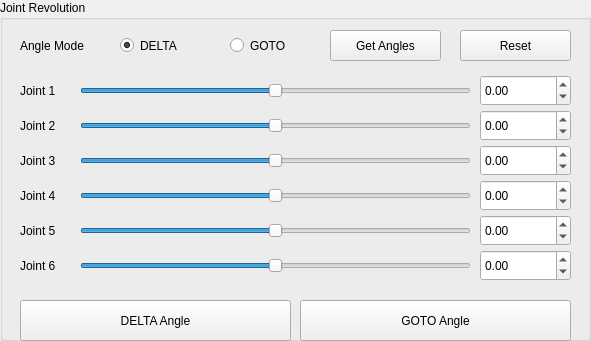
     <widget class="QGroupBox" name="arm1_joint_revolution">
      <property name="geometry">
       <rect>
        <x>650</x>
        <y>430</y>
        <width>591</width>
        <height>341</height>
       </rect>
      </property>
      <property name="title">
       <string>Joint Revolution</string>
      </property>
      <widget class="QSlider" name="arm1_slider_joint1_angle">
       <property name="geometry">
        <rect>
         <x>80</x>
         <y>80</y>
         <width>391</width>
         <height>22</height>
        </rect>
       </property>
       <property name="minimum">
        <number>-165</number>
       </property>
       <property name="maximum">
        <number>165</number>
       </property>
       <property name="orientation">
        <enum>Qt::Horizontal</enum>
       </property>
      </widget>
      <widget class="QLabel" name="label_44">
       <property name="geometry">
        <rect>
         <x>20</x>
         <y>80</y>
         <width>51</width>
         <height>21</height>
        </rect>
       </property>
       <property name="text">
        <string>Joint 1</string>
       </property>
      </widget>
      <widget class="QLabel" name="label_45">
       <property name="geometry">
        <rect>
         <x>20</x>
         <y>30</y>
         <width>91</width>
         <height>31</height>
        </rect>
       </property>
       <property name="text">
        <string>Angle Mode</string>
       </property>
      </widget>
      <widget class="QLabel" name="label_47">
       <property name="geometry">
        <rect>
         <x>20</x>
         <y>115</y>
         <width>51</width>
         <height>21</height>
        </rect>
       </property>
       <property name="text">
        <string>Joint 2</string>
       </property>
      </widget>
      <widget class="QSlider" name="arm1_slider_joint2_angle">
       <property name="geometry">
        <rect>
         <x>80</x>
         <y>115</y>
         <width>391</width>
         <height>22</height>
        </rect>
       </property>
       <property name="minimum">
        <number>-110</number>
       </property>
       <property name="maximum">
        <number>110</number>
       </property>
       <property name="orientation">
        <enum>Qt::Horizontal</enum>
       </property>
      </widget>
      <widget class="QLabel" name="label_48">
       <property name="geometry">
        <rect>
         <x>20</x>
         <y>150</y>
         <width>51</width>
         <height>21</height>
        </rect>
       </property>
       <property name="text">
        <string>Joint 3</string>
       </property>
      </widget>
      <widget class="QSlider" name="arm1_slider_joint3_angle">
       <property name="geometry">
        <rect>
         <x>80</x>
         <y>150</y>
         <width>391</width>
         <height>22</height>
        </rect>
       </property>
       <property name="minimum">
        <number>-70</number>
       </property>
       <property name="maximum">
        <number>70</number>
       </property>
       <property name="orientation">
        <enum>Qt::Horizontal</enum>
       </property>
      </widget>
      <widget class="QLabel" name="label_49">
       <property name="geometry">
        <rect>
         <x>20</x>
         <y>185</y>
         <width>51</width>
         <height>21</height>
        </rect>
       </property>
       <property name="text">
        <string>Joint 4</string>
       </property>
      </widget>
      <widget class="QSlider" name="arm1_slider_joint4_angle">
       <property name="geometry">
        <rect>
         <x>80</x>
         <y>185</y>
         <width>391</width>
         <height>22</height>
        </rect>
       </property>
       <property name="minimum">
        <number>-160</number>
       </property>
       <property name="maximum">
        <number>160</number>
       </property>
       <property name="orientation">
        <enum>Qt::Horizontal</enum>
       </property>
      </widget>
      <widget class="QLabel" name="label_50">
       <property name="geometry">
        <rect>
         <x>20</x>
         <y>220</y>
         <width>51</width>
         <height>21</height>
        </rect>
       </property>
       <property name="text">
        <string>Joint 5</string>
       </property>
      </widget>
      <widget class="QSlider" name="arm1_slider_joint5_angle">
       <property name="geometry">
        <rect>
         <x>80</x>
         <y>220</y>
         <width>391</width>
         <height>22</height>
        </rect>
       </property>
       <property name="minimum">
        <number>-120</number>
       </property>
       <property name="maximum">
        <number>120</number>
       </property>
       <property name="orientation">
        <enum>Qt::Horizontal</enum>
       </property>
      </widget>
      <widget class="QLabel" name="label_51">
       <property name="geometry">
        <rect>
         <x>20</x>
         <y>255</y>
         <width>51</width>
         <height>21</height>
        </rect>
       </property>
       <property name="text">
        <string>Joint 6</string>
       </property>
      </widget>
      <widget class="QSlider" name="arm1_slider_joint6_angle">
       <property name="geometry">
        <rect>
         <x>80</x>
         <y>255</y>
         <width>391</width>
         <height>22</height>
        </rect>
       </property>
       <property name="minimum">
        <number>-400</number>
       </property>
       <property name="maximum">
        <number>400</number>
       </property>
       <property name="value">
        <number>0</number>
       </property>
       <property name="orientation">
        <enum>Qt::Horizontal</enum>
       </property>
      </widget>
      <widget class="QPushButton" name="arm1_delta_angle">
       <property name="geometry">
        <rect>
         <x>20</x>
         <y>300</y>
         <width>271</width>
         <height>41</height>
        </rect>
       </property>
       <property name="text">
        <string>DELTA Angle</string>
       </property>
      </widget>
      <widget class="QPushButton" name="arm1_goto_angle">
       <property name="geometry">
        <rect>
         <x>300</x>
         <y>300</y>
         <width>271</width>
         <height>41</height>
        </rect>
       </property>
       <property name="text">
        <string>GOTO Angle</string>
       </property>
      </widget>
      <widget class="QPushButton" name="arm1_button_reset_angles">
       <property name="geometry">
        <rect>
         <x>460</x>
         <y>30</y>
         <width>111</width>
         <height>31</height>
        </rect>
       </property>
       <property name="text">
        <string>Reset</string>
       </property>
      </widget>
      <widget class="QDoubleSpinBox" name="arm1_spinbox_joint1_angle">
       <property name="geometry">
        <rect>
         <x>480</x>
         <y>75</y>
         <width>91</width>
         <height>31</height>
        </rect>
       </property>
       <property name="minimum">
        <double>-165.000000000000000</double>
       </property>
       <property name="maximum">
        <double>165.000000000000000</double>
       </property>
      </widget>
      <widget class="QDoubleSpinBox" name="arm1_spinbox_joint2_angle">
       <property name="geometry">
        <rect>
         <x>480</x>
         <y>110</y>
         <width>91</width>
         <height>31</height>
        </rect>
       </property>
       <property name="minimum">
        <double>-110.000000000000000</double>
       </property>
       <property name="maximum">
        <double>110.000000000000000</double>
       </property>
      </widget>
      <widget class="QDoubleSpinBox" name="arm1_spinbox_joint3_angle">
       <property name="geometry">
        <rect>
         <x>480</x>
         <y>145</y>
         <width>91</width>
         <height>31</height>
        </rect>
       </property>
       <property name="minimum">
        <double>-70.000000000000000</double>
       </property>
       <property name="maximum">
        <double>70.000000000000000</double>
       </property>
      </widget>
      <widget class="QDoubleSpinBox" name="arm1_spinbox_joint4_angle">
       <property name="geometry">
        <rect>
         <x>480</x>
         <y>180</y>
         <width>91</width>
         <height>31</height>
        </rect>
       </property>
       <property name="minimum">
        <double>-160.000000000000000</double>
       </property>
       <property name="maximum">
        <double>160.000000000000000</double>
       </property>
      </widget>
      <widget class="QDoubleSpinBox" name="arm1_spinbox_joint5_angle">
       <property name="geometry">
        <rect>
         <x>480</x>
         <y>215</y>
         <width>91</width>
         <height>31</height>
        </rect>
       </property>
       <property name="minimum">
        <double>-120.000000000000000</double>
       </property>
       <property name="maximum">
        <double>120.000000000000000</double>
       </property>
      </widget>
      <widget class="QDoubleSpinBox" name="arm1_spinbox_joint6_angle">
       <property name="geometry">
        <rect>
         <x>480</x>
         <y>250</y>
         <width>91</width>
         <height>31</height>
        </rect>
       </property>
       <property name="minimum">
        <double>-400.000000000000000</double>
       </property>
       <property name="maximum">
        <double>400.000000000000000</double>
       </property>
      </widget>
      <widget class="QFrame" name="angle_mode">
       <property name="geometry">
        <rect>
         <x>120</x>
         <y>30</y>
         <width>191</width>
         <height>41</height>
        </rect>
       </property>
       <property name="font">
        <font>
         <family>Segoe UI</family>
        </font>
       </property>
       <property name="styleSheet">
        <string notr="true">border-style: none;</string>
       </property>
       <property name="frameShape">
        <enum>QFrame::StyledPanel</enum>
       </property>
       <property name="frameShadow">
        <enum>QFrame::Raised</enum>
       </property>
       <widget class="QRadioButton" name="arm1_joint_delta">
        <property name="geometry">
         <rect>
          <x>0</x>
          <y>0</y>
          <width>108</width>
          <height>31</height>
         </rect>
        </property>
        <property name="font">
         <font>
          <family>Segoe UI</family>
         </font>
        </property>
        <property name="styleSheet">
         <string notr="true">border-style: none;</string>
        </property>
        <property name="text">
         <string>DELTA</string>
        </property>
        <property name="checked">
         <bool>true</bool>
        </property>
       </widget>
       <widget class="QRadioButton" name="arm1_joint_goto">
        <property name="geometry">
         <rect>
          <x>110</x>
          <y>0</y>
          <width>81</width>
          <height>31</height>
         </rect>
        </property>
        <property name="font">
         <font>
          <family>Segoe UI</family>
         </font>
        </property>
        <property name="text">
         <string>GOTO</string>
        </property>
       </widget>
      </widget>
      <widget class="QPushButton" name="arm1_button_get_joint_angles">
       <property name="geometry">
        <rect>
         <x>330</x>
         <y>30</y>
         <width>111</width>
         <height>31</height>
        </rect>
       </property>
       <property name="text">
        <string>Get Angles</string>
       </property>
      </widget>
     </widget>
